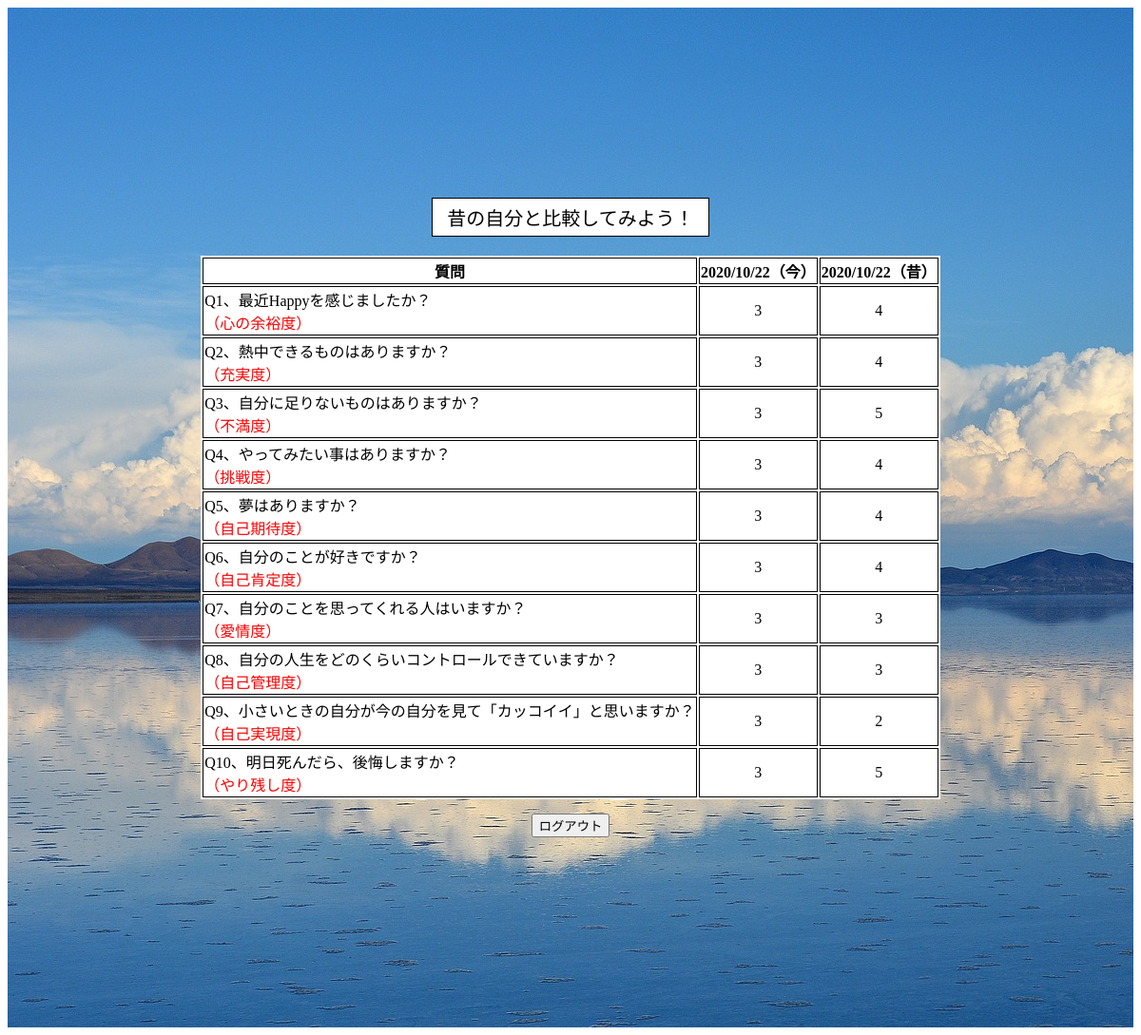
Screenshot of /dbtest (signed in) with the database file from the repository.
### tables this page shows
CREATE TABLE "question" (
	"id"	INTEGER,
	"user_id"	INTEGER,
	"question_id"	INTEGER,
	"anser"	INTEGER,
	"date"	INTEGER,
	PRIMARY KEY("id" AUTOINCREMENT)
);

### app.py (the view)
@app.route("/dbtest")
def dbtest():
    user_id=session['user_id']
    conn = sqlite3.connect("hitoiki.db")
    c = conn.cursor()
    c.execute("select anser  from question where question_id = 1 order by id  desc")
    list1 = c.fetchall()
    print(list1)
    c.execute("select anser  from question where question_id = 2 order by id desc ")
    list2 = c.fetchall()
    print(list2)
    c.execute("select anser  from question where question_id = 3 order by id desc ")
    list3 = c.fetchall()
    c.execute("select anser  from question where question_id = 4 order by id desc ")
    list4 = c.fetchall()
    c.execute("select anser  from question where question_id = 5 order by id desc ")
    list5 = c.fetchall()
    c.execute("select anser  from question where question_id = 6 order by id desc ")
    list6 = c.fetchall()
    c.execute("select anser  from question where question_id = 7 order by id desc ")
    list7 = c.fetchall()
    c.execute("select anser  from question where question_id = 8 order by id desc ")
    list8 = c.fetchall()
    c.execute("select anser  from question where question_id = 9 order by id desc ")
    list9 = c.fetchall()
    c.execute("select anser  from question where question_id = 10 order by id desc ")
    list10 = c.fetchall()
    c.execute("select date  from question where question_id = 1 AND user_id = ? order by id desc",(user_id,))
    time = c.fetchall()
    print(time)
    c.close()
    return render_template("result.html",list1=list1, list2=list2, list3=list3 ,list4=list4, list5=list5, list6=list6, list7=list7, list8=list8,list9=list9, list10=list10, time=time)

### templates/result.html
{% extends 'base.html' %}
{% block content %}
<div class="container no_padding">
    <span class="result_title">昔の自分と比較してみよう！</span>
    <form action="/result">
        <table>
            <tr>
                <th>質問</th>
                <th>{{time[0][0]}}（今）</th>
                <th>{{time[1][0]}}（昔）</th>
            </tr>
            <tr>
                <td class="result_q">Q1、最近Happyを感じましたか？<br><span class="comment">（心の余裕度）</span></td>
                <td>{{list1[0][0]}}</td>
                <td>{{list1[1][0]}}</td>
            </tr>
            <tr>
                <td class="result_q">Q2、熱中できるものはありますか？<br><span class="comment">（充実度）</span></td>
                <td>{{list2[0][0]}}</td>
                <td>{{list2[1][0]}}</td>
            </tr>
            <tr>
                <td class="result_q">Q3、自分に足りないものはありますか？<br><span class="comment">（不満度）</span></td>
                <td>{{list3[0][0]}}</td>
                <td>{{list3[1][0]}}</td>
            </tr>
            <tr>
                <td class="result_q">Q4、やってみたい事はありますか？<br><span class="comment">（挑戦度）</span></td>
                <td>{{list4[0][0]}}</td>
                <td>{{list4[1][0]}}</td>
            </tr>
            <tr>
                <td class="result_q">Q5、夢はありますか？<br><span class="comment">（自己期待度）</span></td>
                <td>{{list5[0][0]}}</td>
                <td>{{list5[1][0]}}</td>
            </tr>
            <tr>
                <td class="result_q">Q6、自分のことが好きですか？<br><span class="comment">（自己肯定度）</span></td>
                <td>{{list6[0][0]}}</td>
                <td>{{list6[1][0]}}</td>
            </tr>
            <tr>
                <td class="result_q">Q7、自分のことを思ってくれる人はいますか？<br><span class="comment">（愛情度）</span></td>
                <td>{{list7[0][0]}}</td>
                <td>{{list7[1][0]}}</td>
            </tr>
            <tr>
                <td class="result_q">Q8、自分の人生をどのくらいコントロールできていますか？<br><span class="comment">（自己管理度）</span></td>
                <td>{{list8[0][0]}}</td>
                <td>{{list8[1][0]}}</td>
            </tr>
            <tr>
                <td class="result_q">Q9、小さいときの自分が今の自分を見て「カッコイイ」と思いますか？<br><span class="comment">（自己実現度）</span></td>
                <td>{{list9[0][0]}}</td>
                <td>{{list9[1][0]}}</td>
            </tr>
            <tr>
                <td class="result_q">Q10、明日死んだら、後悔しますか？<br><span class="comment">（やり残し度）</span></td>
                <td>{{list10[0][0]}}</td>
                <td>{{list10[1][0]}}</td>
            </tr>
        </table>
    </form>
    <input type="button" class="logout_btn" value="ログアウト" onclick="location.href='/logout'">
</div>
{% endblock %}

### templates/base.html (shortened to what this page needs)
<!DOCTYPE html>
<html lang="en">
<head>
    <link rel="stylesheet" href="../static/css/style.css" media="screen and ( min-width:769px )">
    <link rel="stylesheet" href="../static/css/style_sp.css" media="screen and ( max-width:768px )">
</head>
<body>
    {% block content %}
    {% endblock %}
</body>
</html>

### static/css/style.css (style rules this page uses)
.container { padding: 200px; text-align: center; background-size: contain; background-size: cover; background-repeat: repeat-y; }
.login_btn,.regist_btn,.first_btn,.logout_btn { text-align: center; margin-top: 15px; }
table { margin: 0 auto; background-color: white; }
table th, table td { text-align: center; border: 1px solid black; }
.result_q { text-align: left; }
.result_title { margin-bottom: 20px; display: inline-block; background-color: white; border: 1px solid black; font-size: 20px; padding: 5px 15px; }
.comment { color: red; }
.background3 { background: url("../images/bolivia-1802042_1920.jpg"); }

### static/css/style_sp.css (style rules this page uses)
.container { padding: 20px; text-align: center; background-size: cover; background-repeat: repeat-y; background-image: url("../images/bolivia-1802042_1920.jpg"); margin-top: 150px; }
.no_padding { margin-top: 10px; }
.login_btn,.regist_btn,.first_btn,.logout_btn { text-align: center; margin-top: 15px; }
table { margin: 0 auto; background-color: white; }
table th { text-align: center; border: 1px solid black; font-size: 10px; }
table td { text-align: center; border: 1px solid black; }
.result_q { text-align: left; }
.result_title { margin-bottom: 20px; display: inline-block; background-color: white; border: 1px solid black; font-size: 20px; padding: 5px 15px; }
.comment { color: red; }

### rows the page displays
question: date "2020/10/22", anser "3"
question: date "2020/10/22", anser "4"
question: anser "3"
question: anser "4"
question: anser "3"
question: anser "5"
question: anser "3"
question: anser "4"
question: anser "3"
question: anser "4"
question: anser "3"
question: anser "4"
question: anser "3"
question: anser "3"
question: anser "3"
question: anser "3"
question: anser "3"
question: anser "2"
question: anser "3"
question: anser "5"
